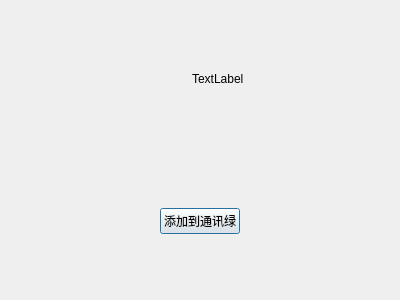
<?xml version="1.0" encoding="UTF-8"?>
<ui version="4.0">
 <class>FindSuccessDialog</class>
 <widget class="QDialog" name="FindSuccessDialog">
  <property name="geometry">
   <rect>
    <x>0</x>
    <y>0</y>
    <width>400</width>
    <height>300</height>
   </rect>
  </property>
  <property name="windowTitle">
   <string>Dialog</string>
  </property>
  <layout class="QVBoxLayout" name="verticalLayout">
   <item>
    <widget class="QWidget" name="widget_2" native="true">
     <layout class="QHBoxLayout" name="horizontalLayout">
      <item>
       <spacer name="horizontalSpacer_3">
        <property name="orientation">
         <enum>Qt::Orientation::Horizontal</enum>
        </property>
        <property name="sizeHint" stdset="0">
         <size>
          <width>40</width>
          <height>20</height>
         </size>
        </property>
       </spacer>
      </item>
      <item>
       <widget class="QLabel" name="head_label">
        <property name="minimumSize">
         <size>
          <width>30</width>
          <height>30</height>
         </size>
        </property>
        <property name="maximumSize">
         <size>
          <width>30</width>
          <height>30</height>
         </size>
        </property>
        <property name="text">
         <string/>
        </property>
       </widget>
      </item>
      <item>
       <widget class="QLabel" name="name_label">
        <property name="text">
         <string>TextLabel</string>
        </property>
       </widget>
      </item>
      <item>
       <spacer name="horizontalSpacer_4">
        <property name="orientation">
         <enum>Qt::Orientation::Horizontal</enum>
        </property>
        <property name="sizeHint" stdset="0">
         <size>
          <width>40</width>
          <height>20</height>
         </size>
        </property>
       </spacer>
      </item>
     </layout>
    </widget>
   </item>
   <item>
    <widget class="QWidget" name="widget" native="true">
     <layout class="QHBoxLayout" name="horizontalLayout_2">
      <item>
       <spacer name="horizontalSpacer">
        <property name="orientation">
         <enum>Qt::Orientation::Horizontal</enum>
        </property>
        <property name="sizeHint" stdset="0">
         <size>
          <width>40</width>
          <height>20</height>
         </size>
        </property>
       </spacer>
      </item>
      <item>
       <widget class="ClickedBtn" name="add_friend_btn">
        <property name="text">
         <string>添加到通讯绿</string>
        </property>
       </widget>
      </item>
      <item>
       <spacer name="horizontalSpacer_2">
        <property name="orientation">
         <enum>Qt::Orientation::Horizontal</enum>
        </property>
        <property name="sizeHint" stdset="0">
         <size>
          <width>40</width>
          <height>20</height>
         </size>
        </property>
       </spacer>
      </item>
     </layout>
    </widget>
   </item>
  </layout>
 </widget>
 <customwidgets>
  <customwidget>
   <class>ClickedBtn</class>
   <extends>QPushButton</extends>
   <header>clickedbtn.h</header>
  </customwidget>
 </customwidgets>
 <resources/>
 <connections/>
</ui>
